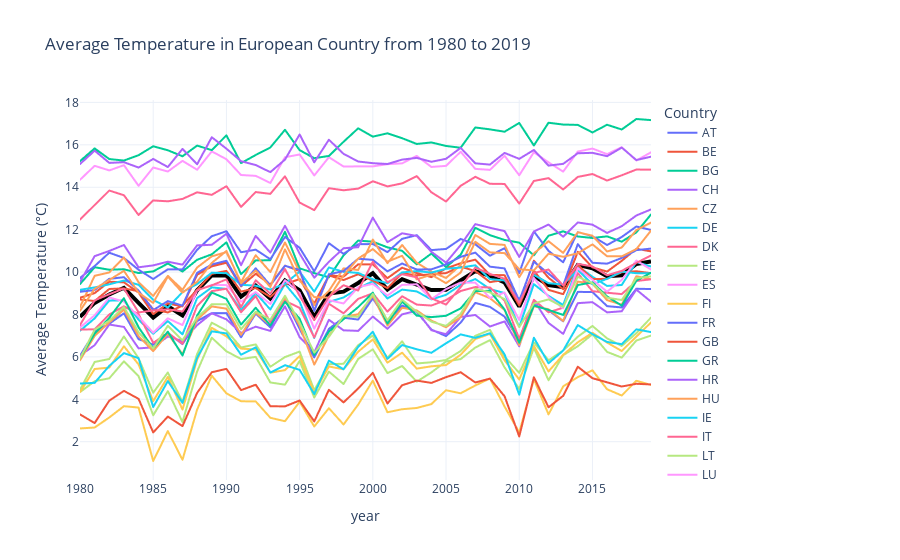

Write notebook code for a chart like this one.
### Markdown cell above
#### <u>3.1.1.Data visualization of climate changes in European countries. </u>

To represent climate changes, we have created an interactive graph that allows you to explore the data dynamically. 

On this graph, you can deselect countries by clicking on their names in the legend.
We also have a line indicating the European average temperature (black line).


<details>
<summary><b>Click to toggle code</b></summary>

```python
import plotly.graph_objects as go

# Calculate the average temperature of Europe for each year
data_year['Average Temperature'] = data_year.mean(axis=1)

#Create the interactive fig
fig = px.line(
    data_year,
    x='year',
    y=[
        'AT', 'BE', 'BG', 'CH',
        'CZ', 'DE', 'DK', 'EE',
        'ES', 'FI', 'FR', 'GB',
        'GR', 'HR', 'HU', 'IE',
        'IT', 'LT', 'LU', 'LV',
        'NL', 'NO', 'PL', 'PT',
        'RO', 'SE', 'SI', 'SK'
    ],
    labels={
        'value': 'Average Temperature (°C)',
        'variable': 'Country'
    },
    title='Average Temperature in European Country from 1980 to 2019',
    template='plotly_white')

# Create a separate trace for the average temperature of Europe
trace_europe = go.Scatter(
    x=data_year['year'],
    y=data_year['Average Temperature'],
    mode='lines',
    name='Average Temperature of Europe',
    line=dict(width=4, color='black')
)

# Add the Europe trace to the figure
fig.add_trace(trace_europe)

fig.update_xaxes(dtick=5)  # Set the x-axis tick interval to 10
fig.show()
```

### Code cell
import plotly.graph_objects as go

# Calculate the average temperature of Europe for each year
data_year['Average Temperature'] = data_year.mean(axis=1)

#Create the interactive fig
fig = px.line(
    data_year,
    x='year',
    y=[
        'AT', 'BE', 'BG', 'CH',
        'CZ', 'DE', 'DK', 'EE',
        'ES', 'FI', 'FR', 'GB',
        'GR', 'HR', 'HU', 'IE',
        'IT', 'LT', 'LU', 'LV',
        'NL', 'NO', 'PL', 'PT',
        'RO', 'SE', 'SI', 'SK'
    ],
    labels={
        'value': 'Average Temperature (°C)',
        'variable': 'Country'
    },
    title='Average Temperature in European Country from 1980 to 2019',
    template='plotly_white')

# Create a separate trace for the average temperature of Europe
trace_europe = go.Scatter(
    x=data_year['year'],
    y=data_year['Average Temperature'],
    mode='lines',
    name='Average Temperature of Europe',
    line=dict(width=4, color='black')
)

# Add the Europe trace to the figure
fig.add_trace(trace_europe)

fig.update_xaxes(dtick=5)  # Set the x-axis tick interval to 10
display(fig)

### Figure 1 — Plotly figure (JSON) as saved in the notebook; plotly's stock layout.template omitted (floating-point values rounded to 4 significant figures)
{"data": [{"hovertemplate": "Country=AT<br>year=%{x}<br>Average Temperature (°C)=%{y}<extra></extra>", "legendgroup": "AT", "line": {"color": "#636efa", "dash": "solid"}, "marker": {"symbol": "circle"}, "mode": "lines", "name": "AT", "showlegend": true, "type": "scattergl", "x": ["1980", "1981", "1982", "1983", "1984", "1985", "1986", "1987", "1988", "1989", "1990", "1991", "1992", "1993", "1994", "1995", "1996", "1997", "1998", "1999", "2000", "2001", "2002", "2003", "2004", "2005", "2006", "2007", "2008", "2009", "2010", "2011", "2012", "2013", "2014", "2015", "2016", "2017", "2018", "2019"], "xaxis": "x", "y": [6.049, 7.192, 7.567, 8.054, 6.836, 6.577, 7.121, 6.6, 7.689, 8.067, 8.067, 6.926, 8.043, 7.39, 8.698, 7.331, 5.976, 7.322, 7.847, 7.76, 8.764, 7.675, 8.421, 8.114, 7.29, 6.979, 7.615, 8.546, 8.358, 7.898, 6.763, 8.456, 8.202, 7.677, 9.066, 9.057, 8.392, 8.332, 9.213, 9.199], "yaxis": "y"}, {"hovertemplate": "Country=BE<br>year=%{x}<br>Average Temperature (°C)=%{y}<extra></extra>", "legendgroup": "BE", "line": {"color": "#EF553B", "dash": "solid"}, "marker": {"symbol": "circle"}, "mode": "lines", "name": "BE", "showlegend": true, "type": "scattergl", "x": ["1980", "1981", "1982", "1983", "1984", "1985", "1986", "1987", "1988", "1989", "1990", "1991", "1992", "1993", "1994", "1995", "1996", "1997", "1998", "1999", "2000", "2001", "2002", "2003", "2004", "2005", "2006", "2007", "2008", "2009", "2010", "2011", "2012", "2013", "2014", "2015", "2016", "2017", "2018", "2019"], "xaxis": "x", "y": [8.791, 9.009, 9.544, 9.515, 9.033, 8.016, 8.517, 8.383, 9.87, 10.27, 10.44, 9.324, 9.919, 9.411, 10.3, 10.05, 8.19, 9.854, 9.785, 10.37, 10.37, 9.714, 10.21, 9.952, 9.763, 10.17, 10.42, 10.58, 9.867, 9.853, 8.585, 10.54, 9.732, 9.191, 10.96, 10.22, 10.02, 10.53, 11.1, 10.98], "yaxis": "y"}, {"hovertemplate": "Country=BG<br>year=%{x}<br>Average Temperature (°C)=%{y}<extra></extra>", "legendgroup": "BG", "line": {"color": "#00cc96", "dash": "solid"}, "marker": {"symbol": "circle"}, "mode": "lines", "name": "BG", "showlegend": true, "type": "scattergl", "x": ["1980", "1981", "1982", "1983", "1984", "1985", "1986", "1987", "1988", "1989", "1990", "1991", "1992", "1993", "1994", "1995", "1996", "1997", "1998", "1999", "2000", "2001", "2002", "2003", "2004", "2005", "2006", "2007", "2008", "2009", "2010", "2011", "2012", "2013", "2014", "2015", "2016", "2017", "2018", "2019"], "xaxis": "x", "y": [9.433, 10.23, 10.11, 10.13, 9.953, 10.03, 10.4, 10.03, 10.58, 10.84, 11.4, 9.901, 10.55, 10.56, 11.9, 10.17, 9.952, 9.751, 10.79, 11.48, 11.43, 11.17, 11.0, 10.36, 10.87, 10.23, 10.82, 12.08, 11.74, 11.52, 11.39, 10.79, 11.71, 11.92, 11.68, 11.61, 11.68, 11.43, 11.87, 12.72], "yaxis": "y"}, {"hovertemplate": "Country=CH<br>year=%{x}<br>Average Temperature (°C)=%{y}<extra></extra>", "legendgroup": "CH", "line": {"color": "#ab63fa", "dash": "solid"}, "marker": {"symbol": "circle"}, "mode": "lines", "name": "CH", "showlegend": true, "type": "scattergl", "x": ["1980", "1981", "1982", "1983", "1984", "1985", "1986", "1987", "1988", "1989", "1990", "1991", "1992", "1993", "1994", "1995", "1996", "1997", "1998", "1999", "2000", "2001", "2002", "2003", "2004", "2005", "2006", "2007", "2008", "2009", "2010", "2011", "2012", "2013", "2014", "2015", "2016", "2017", "2018", "2019"], "xaxis": "x", "y": [6.06, 6.552, 7.526, 7.411, 6.402, 6.449, 6.964, 6.749, 7.498, 8.054, 7.77, 7.134, 7.424, 7.226, 8.387, 6.934, 6.207, 7.75, 7.253, 7.227, 7.903, 7.323, 8.007, 8.174, 7.257, 7.068, 7.883, 7.977, 7.434, 7.672, 6.498, 8.672, 7.6, 7.086, 8.534, 8.581, 8.099, 8.153, 9.172, 8.602], "yaxis": "y"}, {"hovertemplate": "Country=CZ<br>year=%{x}<br>Average Temperature (°C)=%{y}<extra></extra>", "legendgroup": "CZ", "line": {"color": "#FFA15A", "dash": "solid"}, "marker": {"symbol": "circle"}, "mode": "lines", "name": "CZ", "showlegend": true, "type": "scattergl", "x": ["1980", "1981", "1982", "1983", "1984", "1985", "1986", "1987", "1988", "1989", "1990", "1991", "1992", "1993", "1994", "1995", "1996", "1997", "1998", "1999", "2000", "2001", "2002", "2003", "2004", "2005", "2006", "2007", "2008", "2009", "2010", "2011", "2012", "2013", "2014", "2015", "2016", "2017", "2018", "2019"], "xaxis": "x", "y": [5.839, 6.988, 7.627, 8.226, 6.975, 6.271, 7.093, 6.126, 7.766, 8.38, 8.276, 7.04, 8.089, 7.494, 8.75, 7.47, 5.638, 7.003, 7.885, 8.012, 8.882, 7.479, 8.317, 8.193, 7.714, 7.399, 7.876, 9.05, 8.77, 8.213, 6.546, 8.385, 8.248, 7.695, 9.551, 9.455, 8.678, 8.464, 9.805, 9.663], "yaxis": "y"}, {"hovertemplate": "Country=DE<br>year=%{x}<br>Average Temperature (°C)=%{y}<extra></extra>", "legendgroup": "DE", "line": {"color": "#19d3f3", "dash": "solid"}, "marker": {"symbol": "circle"}, "mode": "lines", "name": "DE", "showlegend": true, "type": "scattergl", "x": ["1980", "1981", "1982", "1983", "1984", "1985", "1986", "1987", "1988", "1989", "1990", "1991", "1992", "1993", "1994", "1995", "1996", "1997", "1998", "1999", "2000", "2001", "2002", "2003", "2004", "2005", "2006", "2007", "2008", "2009", "2010", "2011", "2012", "2013", "2014", "2015", "2016", "2017", "2018", "2019"], "xaxis": "x", "y": [7.232, 7.816, 8.655, 8.667, 7.752, 7.092, 7.686, 7.064, 8.772, 9.279, 9.204, 8.207, 9.017, 8.234, 9.439, 8.609, 6.891, 8.594, 8.801, 9.23, 9.569, 8.753, 9.173, 9.089, 8.71, 8.926, 9.394, 9.67, 9.197, 9.01, 7.406, 9.431, 8.879, 8.448, 10.28, 9.781, 9.347, 9.391, 10.47, 10.26], "yaxis": "y"}, {"hovertemplate": "Country=DK<br>year=%{x}<br>Average Temperature (°C)=%{y}<extra></extra>", "legendgroup": "DK", "line": {"color": "#FF6692", "dash": "solid"}, "marker": {"symbol": "circle"}, "mode": "lines", "name": "DK", "showlegend": true, "type": "scattergl", "x": ["1980", "1981", "1982", "1983", "1984", "1985", "1986", "1987", "1988", "1989", "1990", "1991", "1992", "1993", "1994", "1995", "1996", "1997", "1998", "1999", "2000", "2001", "2002", "2003", "2004", "2005", "2006", "2007", "2008", "2009", "2010", "2011", "2012", "2013", "2014", "2015", "2016", "2017", "2018", "2019"], "xaxis": "x", "y": [7.288, 7.301, 8.001, 8.385, 8.014, 6.656, 7.141, 6.619, 8.404, 9.1, 9.215, 8.104, 8.868, 7.636, 8.646, 8.308, 6.917, 8.508, 8.057, 8.736, 9.0, 8.133, 8.861, 8.465, 8.422, 8.679, 9.107, 9.294, 9.273, 8.657, 6.848, 8.691, 8.103, 8.321, 9.948, 9.099, 9.026, 8.961, 9.578, 9.659], "yaxis": "y"}, {"hovertemplate": "Country=EE<br>year=%{x}<br>Average Temperature (°C)=%{y}<extra></extra>", "legendgroup": "EE", "line": {"color": "#B6E880", "dash": "solid"}, "marker": {"symbol": "circle"}, "mode": "lines", "name": "EE", "showlegend": true, "type": "scattergl", "x": ["1980", "1981", "1982", "1983", "1984", "1985", "1986", "1987", "1988", "1989", "1990", "1991", "1992", "1993", "1994", "1995", "1996", "1997", "1998", "1999", "2000", "2001", "2002", "2003", "2004", "2005", "2006", "2007", "2008", "2009", "2010", "2011", "2012", "2013", "2014", "2015", "2016", "2017", "2018", "2019"], "xaxis": "x", "y": [4.339, 4.853, 4.991, 5.792, 5.091, 3.247, 4.383, 2.928, 5.311, 6.904, 6.266, 5.9, 6.001, 4.794, 4.69, 5.809, 4.083, 5.307, 4.72, 5.903, 6.358, 5.235, 5.568, 4.832, 5.27, 5.784, 5.896, 6.442, 6.791, 5.504, 4.489, 6.427, 4.898, 6.079, 6.503, 7.068, 6.236, 5.966, 6.773, 7.006], "yaxis": "y"}, {"hovertemplate": "Country=ES<br>year=%{x}<br>Average Temperature (°C)=%{y}<extra></extra>", "legendgroup": "ES", "line": {"color": "#FF97FF", "dash": "solid"}, "marker": {"symbol": "circle"}, "mode": "lines", "name": "ES", "showlegend": true, "type": "scattergl", "x": ["1980", "1981", "1982", "1983", "1984", "1985", "1986", "1987", "1988", "1989", "1990", "1991", "1992", "1993", "1994", "1995", "1996", "1997", "1998", "1999", "2000", "2001", "2002", "2003", "2004", "2005", "2006", "2007", "2008", "2009", "2010", "2011", "2012", "2013", "2014", "2015", "2016", "2017", "2018", "2019"], "xaxis": "x", "y": [14.35, 15.01, 14.79, 15.04, 14.07, 14.93, 14.74, 15.24, 14.83, 15.69, 15.32, 14.58, 14.54, 14.2, 15.42, 15.55, 14.56, 15.42, 14.98, 14.98, 14.98, 15.09, 15.13, 15.48, 14.96, 15.01, 15.67, 14.87, 14.82, 15.48, 14.57, 15.65, 15.18, 14.74, 15.68, 15.82, 15.56, 15.89, 15.26, 15.65], "yaxis": "y"}, {"hovertemplate": "Country=FI<br>year=%{x}<br>Average Temperature (°C)=%{y}<extra></extra>", "legendgroup": "FI", "line": {"color": "#FECB52", "dash": "solid"}, "marker": {"symbol": "circle"}, "mode": "lines", "name": "FI", "showlegend": true, "type": "scattergl", "x": ["1980", "1981", "1982", "1983", "1984", "1985", "1986", "1987", "1988", "1989", "1990", "1991", "1992", "1993", "1994", "1995", "1996", "1997", "1998", "1999", "2000", "2001", "2002", "2003", "2004", "2005", "2006", "2007", "2008", "2009", "2010", "2011", "2012", "2013", "2014", "2015", "2016", "2017", "2018", "2019"], "xaxis": "x", "y": [2.626, 2.669, 3.144, 3.676, 3.61, 1.09, 2.5, 1.148, 3.517, 5.111, 4.28, 3.907, 3.902, 3.128, 2.966, 3.882, 2.718, 3.58, 2.812, 3.753, 4.878, 3.389, 3.532, 3.591, 3.774, 4.428, 4.283, 4.654, 4.982, 3.656, 2.435, 4.942, 3.289, 4.609, 5.046, 5.368, 4.474, 4.178, 4.875, 4.677], "yaxis": "y"}, {"hovertemplate": "Country=FR<br>year=%{x}<br>Average Temperature (°C)=%{y}<extra></extra>", "legendgroup": "FR", "line": {"color": "#636efa", "dash": "solid"}, "marker": {"symbol": "circle"}, "mode": "lines", "name": "FR", "showlegend": true, "type": "scattergl", "x": ["1980", "1981", "1982", "1983", "1984", "1985", "1986", "1987", "1988", "1989", "1990", "1991", "1992", "1993", "1994", "1995", "1996", "1997", "1998", "1999", "2000", "2001", "2002", "2003", "2004", "2005", "2006", "2007", "2008", "2009", "2010", "2011", "2012", "2013", "2014", "2015", "2016", "2017", "2018", "2019"], "xaxis": "x", "y": [9.72, 10.28, 10.91, 10.67, 10.11, 9.674, 10.13, 10.13, 11.05, 11.69, 11.93, 10.94, 11.06, 10.61, 11.65, 11.15, 10.03, 11.36, 10.86, 11.31, 11.32, 10.94, 11.57, 11.74, 11.04, 11.09, 11.56, 11.31, 10.77, 11.13, 9.953, 11.92, 11.0, 10.46, 11.89, 11.69, 11.28, 11.65, 12.15, 11.99], "yaxis": "y"}, {"hovertemplate": "Country=GB<br>year=%{x}<br>Average Temperature (°C)=%{y}<extra></extra>", "legendgroup": "GB", "line": {"color": "#EF553B", "dash": "solid"}, "marker": {"symbol": "circle"}, "mode": "lines", "name": "GB", "showlegend": true, "type": "scattergl", "x": ["1980", "1981", "1982", "1983", "1984", "1985", "1986", "1987", "1988", "1989", "1990", "1991", "1992", "1993", "1994", "1995", "1996", "1997", "1998", "1999", "2000", "2001", "2002", "2003", "2004", "2005", "2006", "2007", "2008", "2009", "2010", "2011", "2012", "2013", "2014", "2015", "2016", "2017", "2018", "2019"], "xaxis": "x", "y": [8.71, 8.634, 9.202, 9.229, 9.095, 8.246, 8.096, 8.421, 9.167, 9.915, 10.06, 9.075, 9.248, 8.828, 9.43, 9.67, 8.519, 9.844, 9.622, 9.897, 9.6, 9.24, 9.946, 9.844, 9.892, 9.952, 10.25, 10.05, 9.526, 9.631, 8.424, 10.07, 9.162, 8.957, 10.34, 9.672, 9.679, 9.993, 10.04, 9.947], "yaxis": "y"}, {"hovertemplate": "Country=GR<br>year=%{x}<br>Average Temperature (°C)=%{y}<extra></extra>", "legendgroup": "GR", "line": {"color": "#00cc96", "dash": "solid"}, "marker": {"symbol": "circle"}, "mode": "lines", "name": "GR", "showlegend": true, "type": "scattergl", "x": ["1980", "1981", "1982", "1983", "1984", "1985", "1986", "1987", "1988", "1989", "1990", "1991", "1992", "1993", "1994", "1995", "1996", "1997", "1998", "1999", "2000", "2001", "2002", "2003", "2004", "2005", "2006", "2007", "2008", "2009", "2010", "2011", "2012", "2013", "2014", "2015", "2016", "2017", "2018", "2019"], "xaxis": "x", "y": [15.23, 15.83, 15.33, 15.26, 15.51, 15.93, 15.74, 15.46, 15.96, 15.75, 16.45, 15.14, 15.52, 15.88, 16.71, 15.75, 15.37, 15.48, 16.14, 16.78, 16.39, 16.54, 16.31, 16.04, 16.11, 15.95, 15.86, 16.82, 16.73, 16.62, 17.03, 15.97, 17.04, 16.96, 16.94, 16.58, 16.95, 16.72, 17.22, 17.17], "yaxis": "y"}, {"hovertemplate": "Country=HR<br>year=%{x}<br>Average Temperature (°C)=%{y}<extra></extra>", "legendgroup": "HR", "line": {"color": "#ab63fa", "dash": "solid"}, "marker": {"symbol": "circle"}, "mode": "lines", "name": "HR", "showlegend": true, "type": "scattergl", "x": ["1980", "1981", "1982", "1983", "1984", "1985", "1986", "1987", "1988", "1989", "1990", "1991", "1992", "1993", "1994", "1995", "1996", "1997", "1998", "1999", "2000", "2001", "2002", "2003", "2004", "2005", "2006", "2007", "2008", "2009", "2010", "2011", "2012", "2013", "2014", "2015", "2016", "2017", "2018", "2019"], "xaxis": "x", "y": [9.538, 10.75, 11.0, 11.28, 10.23, 10.31, 10.49, 10.35, 11.26, 11.29, 11.81, 10.32, 11.71, 10.92, 12.18, 10.87, 9.734, 10.48, 11.12, 11.17, 12.57, 11.41, 11.83, 11.7, 10.96, 10.44, 11.28, 12.26, 12.09, 11.93, 10.71, 11.91, 12.24, 11.67, 12.34, 12.24, 11.85, 12.16, 12.67, 12.95], "yaxis": "y"}, {"hovertemplate": "Country=HU<br>year=%{x}<br>Average Temperature (°C)=%{y}<extra></extra>", "legendgroup": "HU", "line": {"color": "#FFA15A", "dash": "solid"}, "marker": {"symbol": "circle"}, "mode": "lines", "name": "HU", "showlegend": true, "type": "scattergl", "x": ["1980", "1981", "1982", "1983", "1984", "1985", "1986", "1987", "1988", "1989", "1990", "1991", "1992", "1993", "1994", "1995", "1996", "1997", "1998", "1999", "2000", "2001", "2002", "2003", "2004", "2005", "2006", "2007", "2008", "2009", "2010", "2011", "2012", "2013", "2014", "2015", "2016", "2017", "2018", "2019"], "xaxis": "x", "y": [8.351, 9.823, 9.981, 10.69, 9.518, 8.875, 9.822, 9.162, 10.22, 10.74, 10.94, 9.526, 10.79, 10.0, 11.4, 10.0, 8.444, 9.113, 10.18, 10.1, 11.53, 10.42, 11.28, 10.44, 10.02, 9.723, 10.33, 11.75, 11.33, 11.28, 9.758, 10.88, 11.46, 10.9, 11.88, 11.71, 10.97, 11.16, 11.98, 12.33], "yaxis": "y"}, {"hovertemplate": "Country=IE<br>year=%{x}<br>Average Temperature (°C)=%{y}<extra></extra>", "legendgroup": "IE", "line": {"color": "#19d3f3", "dash": "solid"}, "marker": {"symbol": "circle"}, "mode": "lines", "name": "IE", "showlegend": true, "type": "scattergl", "x": ["1980", "1981", "1982", "1983", "1984", "1985", "1986", "1987", "1988", "1989", "1990", "1991", "1992", "1993", "1994", "1995", "1996", "1997", "1998", "1999", "2000", "2001", "2002", "2003", "2004", "2005", "2006", "2007", "2008", "2009", "2010", "2011", "2012", "2013", "2014", "2015", "2016", "2017", "2018", "2019"], "xaxis": "x", "y": [9.161, 9.276, 9.423, 9.601, 9.4, 8.689, 8.325, 9.054, 9.434, 9.969, 9.947, 9.402, 9.358, 9.174, 9.448, 10.02, 9.076, 10.22, 10.01, 9.959, 9.661, 9.473, 9.982, 10.05, 9.977, 10.15, 10.21, 10.32, 9.669, 9.605, 8.716, 9.866, 9.475, 9.41, 10.1, 9.421, 9.683, 10.02, 9.947, 9.941], "yaxis": "y"}, {"hovertemplate": "Country=IT<br>year=%{x}<br>Average Temperature (°C)=%{y}<extra></extra>", "legendgroup": "IT", "line": {"color": "#FF6692", "dash": "solid"}, "marker": {"symbol": "circle"}, "mode": "lines", "name": "IT", "showlegend": true, "type": "scattergl", "x": ["1980", "1981", "1982", "1983", "1984", "1985", "1986", "1987", "1988", "1989", "1990", "1991", "1992", "1993", "1994", "1995", "1996", "1997", "1998", "1999", "2000", "2001", "2002", "2003", "2004", "2005", "2006", "2007", "2008", "2009", "2010", "2011", "2012", "2013", "2014", "2015", "2016", "2017", "2018", "2019"], "xaxis": "x", "y": [12.48, 13.16, 13.85, 13.62, 12.69, 13.38, 13.34, 13.45, 13.76, 13.64, 14.05, 13.07, 13.77, 13.69, 14.52, 13.28, 12.92, 13.95, 13.86, 13.94, 14.28, 14.04, 14.18, 14.52, 13.76, 13.33, 14.07, 14.49, 14.16, 14.15, 13.23, 14.3, 14.43, 13.89, 14.49, 14.62, 14.32, 14.56, 14.84, 14.83], "yaxis": "y"}, {"hovertemplate": "Country=LT<br>year=%{x}<br>Average Temperature (°C)=%{y}<extra></extra>", "legendgroup": "LT", "line": {"color": "#B6E880", "dash": "solid"}, "marker": {"symbol": "circle"}, "mode": "lines", "name": "LT", "showlegend": true, "type": "scattergl", "x": ["1980", "1981", "1982", "1983", "1984", "1985", "1986", "1987", "1988", "1989", "1990", "1991", "1992", "1993", "1994", "1995", "1996", "1997", "1998", "1999", "2000", "2001", "2002", "2003", "2004", "2005", "2006", "2007", "2008", "2009", "2010", "2011", "2012", "2013", "2014", "2015", "2016", "2017", "2018", "2019"], "xaxis": "x", "y": [4.443, 5.761, 5.9, 6.967, 5.936, 4.309, 5.265, 3.871, 6.137, 7.616, 7.243, 6.444, 6.589, 5.535, 5.992, 6.251, 4.427, 5.655, 5.677, 6.553, 7.007, 5.953, 6.734, 5.69, 5.746, 5.854, 6.278, 6.992, 7.276, 6.018, 5.245, 6.684, 5.839, 6.302, 6.951, 7.46, 6.874, 6.517, 7.121, 7.852], "yaxis": "y"}, {"hovertemplate": "Country=LU<br>year=%{x}<br>Average Temperature (°C)=%{y}<extra></extra>", "legendgroup": "LU", "line": {"color": "#FF97FF", "dash": "solid"}, "marker": {"symbol": "circle"}, "mode": "lines", "name": "LU", "showlegend": true, "type": "scattergl", "x": ["1980", "1981", "1982", "1983", "1984", "1985", "1986", "1987", "1988", "1989", "1990", "1991", "1992", "1993", "1994", "1995", "1996", "1997", "1998", "1999", "2000", "2001", "2002", "2003", "2004", "2005", "2006", "2007", "2008", "2009", "2010", "2011", "2012", "2013", "2014", "2015", "2016", "2017", "2018", "2019"], "xaxis": "x", "y": [7.387, 7.96, 8.802, 8.61, 7.903, 7.14, 7.819, 7.5, 9.131, 9.395, 9.387, 8.596, 9.055, 8.491, 9.619, 9.019, 7.33, 8.673, 8.521, 9.287, 9.445, 8.892, 9.396, 9.425, 8.722, 9.198, 9.506, 9.502, 8.781, 9.035, 7.744, 9.725, 8.829, 8.288, 10.19, 9.638, 9.075, 9.632, 10.54, 10.12], "yaxis": "y"}, {"hovertemplate": "Country=LV<br>year=%{x}<br>Average Temperature (°C)=%{y}<extra></extra>", "legendgroup": "LV", "line": {"color": "#FECB52", "dash": "solid"}, "marker": {"symbol": "circle"}, "mode": "lines", "name": "LV", "showlegend": true, "type": "scattergl", "x": ["1980", "1981", "1982", "1983", "1984", "1985", "1986", "1987", "1988", "1989", "1990", "1991", "1992", "1993", "1994", "1995", "1996", "1997", "1998", "1999", "2000", "2001", "2002", "2003", "2004", "2005", "2006", "2007", "2008", "2009", "2010", "2011", "2012", "2013", "2014", "2015", "2016", "2017", "2018", "2019"], "xaxis": "x", "y": [4.341, 5.428, 5.498, 6.499, 5.647, 3.912, 5.06, 3.516, 5.87, 7.372, 6.967, 6.389, 6.351, 5.254, 5.376, 6.036, 4.307, 5.548, 5.415, 6.246, 6.824, 5.726, 6.198, 5.447, 5.556, 5.616, 6.105, 6.844, 7.084, 5.837, 4.934, 6.519, 5.314, 6.097, 6.688, 7.137, 6.675, 6.278, 6.96, 7.624], "yaxis": "y"}, {"hovertemplate": "Country=NL<br>year=%{x}<br>Average Temperature (°C)=%{y}<extra></extra>", "legendgroup": "NL", "line": {"color": "#636efa", "dash": "solid"}, "marker": {"symbol": "circle"}, "mode": "lines", "name": "NL", "showlegend": true, "type": "scattergl", "x": ["1980", "1981", "1982", "1983", "1984", "1985", "1986", "1987", "1988", "1989", "1990", "1991", "1992", "1993", "1994", "1995", "1996", "1997", "1998", "1999", "2000", "2001", "2002", "2003", "2004", "2005", "2006", "2007", "2008", "2009", "2010", "2011", "2012", "2013", "2014", "2015", "2016", "2017", "2018", "2019"], "xaxis": "x", "y": [9.069, 9.153, 9.68, 9.758, 9.124, 8.208, 8.632, 8.416, 9.962, 10.36, 10.53, 9.348, 10.18, 9.375, 10.29, 10.1, 8.169, 9.894, 10.05, 10.63, 10.58, 10.03, 10.4, 10.12, 10.13, 10.36, 10.72, 10.92, 10.26, 10.17, 8.652, 10.49, 9.926, 9.368, 11.32, 10.44, 10.4, 10.66, 11.03, 11.11], "yaxis": "y"}, {"hovertemplate": "Country=NO<br>year=%{x}<br>Average Temperature (°C)=%{y}<extra></extra>", "legendgroup": "NO", "line": {"color": "#EF553B", "dash": "solid"}, "marker": {"symbol": "circle"}, "mode": "lines", "name": "NO", "showlegend": true, "type": "scattergl", "x": ["1980", "1981", "1982", "1983", "1984", "1985", "1986", "1987", "1988", "1989", "1990", "1991", "1992", "1993", "1994", "1995", "1996", "1997", "1998", "1999", "2000", "2001", "2002", "2003", "2004", "2005", "2006", "2007", "2008", "2009", "2010", "2011", "2012", "2013", "2014", "2015", "2016", "2017", "2018", "2019"], "xaxis": "x", "y": [3.287, 2.88, 3.936, 4.399, 4.022, 2.438, 3.185, 2.735, 4.303, 5.276, 5.436, 4.432, 4.687, 3.673, 3.666, 3.943, 2.956, 4.449, 3.854, 4.511, 5.249, 3.799, 4.664, 4.881, 4.774, 5.044, 5.276, 4.793, 4.977, 4.142, 2.249, 5.039, 3.623, 4.164, 5.538, 4.995, 4.801, 4.603, 4.732, 4.701], "yaxis": "y"}, {"hovertemplate": "Country=PL<br>year=%{x}<br>Average Temperature (°C)=%{y}<extra></extra>", "legendgroup": "PL", "line": {"color": "#00cc96", "dash": "solid"}, "marker": {"symbol": "circle"}, "mode": "lines", "name": "PL", "showlegend": true, "type": "scattergl", "x": ["1980", "1981", "1982", "1983", "1984", "1985", "1986", "1987", "1988", "1989", "1990", "1991", "1992", "1993", "1994", "1995", "1996", "1997", "1998", "1999", "2000", "2001", "2002", "2003", "2004", "2005", "2006", "2007", "2008", "2009", "2010", "2011", "2012", "2013", "2014", "2015", "2016", "2017", "2018", "2019"], "xaxis": "x", "y": [5.94, 7.094, 7.84, 8.768, 7.396, 6.401, 7.189, 6.064, 7.948, 9.036, 8.736, 7.526, 8.318, 7.484, 8.598, 7.8, 6.093, 7.193, 7.778, 8.348, 9.03, 7.572, 8.61, 7.947, 7.876, 7.938, 8.287, 9.102, 9.114, 8.234, 6.668, 8.424, 8.215, 7.977, 9.388, 9.515, 8.851, 8.415, 9.591, 9.972], "yaxis": "y"}, {"hovertemplate": "Country=PT<br>year=%{x}<br>Average Temperature (°C)=%{y}<extra></extra>", "legendgroup": "PT", "line": {"color": "#ab63fa", "dash": "solid"}, "marker": {"symbol": "circle"}, "mode": "lines", "name": "PT", "showlegend": true, "type": "scattergl", "x": ["1980", "1981", "1982", "1983", "1984", "1985", "1986", "1987", "1988", "1989", "1990", "1991", "1992", "1993", "1994", "1995", "1996", "1997", "1998", "1999", "2000", "2001", "2002", "2003", "2004", "2005", "2006", "2007", "2008", "2009", "2010", "2011", "2012", "2013", "2014", "2015", "2016", "2017", "2018", "2019"], "xaxis": "x", "y": [15.1, 15.73, 15.15, 15.18, 14.93, 15.33, 14.95, 15.81, 15.08, 16.36, 15.82, 15.23, 15.05, 14.71, 15.3, 16.49, 15.18, 16.24, 15.58, 15.21, 15.13, 15.1, 15.3, 15.39, 15.2, 15.34, 15.86, 15.13, 15.07, 15.62, 15.34, 15.76, 15.02, 15.1, 15.6, 15.62, 15.46, 15.87, 15.28, 15.44], "yaxis": "y"}, {"hovertemplate": "Country=RO<br>year=%{x}<br>Average Temperature (°C)=%{y}<extra></extra>", "legendgroup": "RO", "line": {"color": "#FFA15A", "dash": "solid"}, "marker": {"symbol": "circle"}, "mode": "lines", "name": "RO", "showlegend": true, "type": "scattergl", "x": ["1980", "1981", "1982", "1983", "1984", "1985", "1986", "1987", "1988", "1989", "1990", "1991", "1992", "1993", "1994", "1995", "1996", "1997", "1998", "1999", "2000", "2001", "2002", "2003", "2004", "2005", "2006", "2007", "2008", "2009", "2010", "2011", "2012", "2013", "2014", "2015", "2016", "2017", "2018", "2019"], "xaxis": "x", "y": [8.171, 9.209, 9.629, 10.06, 9.024, 8.545, 9.789, 9.027, 9.543, 10.43, 11.0, 9.471, 10.07, 9.297, 11.07, 9.598, 8.82, 8.795, 9.848, 10.64, 11.08, 10.49, 10.77, 9.656, 9.879, 9.476, 9.975, 11.43, 10.93, 10.89, 10.14, 10.08, 10.87, 10.72, 10.88, 11.31, 10.75, 10.74, 11.08, 11.96], "yaxis": "y"}, {"hovertemplate": "Country=SE<br>year=%{x}<br>Average Temperature (°C)=%{y}<extra></extra>", "legendgroup": "SE", "line": {"color": "#19d3f3", "dash": "solid"}, "marker": {"symbol": "circle"}, "mode": "lines", "name": "SE", "showlegend": true, "type": "scattergl", "x": ["1980", "1981", "1982", "1983", "1984", "1985", "1986", "1987", "1988", "1989", "1990", "1991", "1992", "1993", "1994", "1995", "1996", "1997", "1998", "1999", "2000", "2001", "2002", "2003", "2004", "2005", "2006", "2007", "2008", "2009", "2010", "2011", "2012", "2013", "2014", "2015", "2016", "2017", "2018", "2019"], "xaxis": "x", "y": [4.742, 4.775, 5.578, 6.178, 5.938, 3.635, 4.858, 3.831, 5.959, 7.205, 7.108, 6.1, 6.452, 5.263, 5.608, 5.388, 4.243, 5.825, 5.413, 6.474, 7.184, 5.907, 6.557, 6.359, 6.194, 6.641, 7.059, 6.899, 7.117, 6.116, 4.217, 6.903, 5.698, 6.299, 7.5, 7.073, 6.705, 6.601, 7.3, 7.17], "yaxis": "y"}, {"hovertemplate": "Country=SI<br>year=%{x}<br>Average Temperature (°C)=%{y}<extra></extra>", "legendgroup": "SI", "line": {"color": "#FF6692", "dash": "solid"}, "marker": {"symbol": "circle"}, "mode": "lines", "name": "SI", "showlegend": true, "type": "scattergl", "x": ["1980", "1981", "1982", "1983", "1984", "1985", "1986", "1987", "1988", "1989", "1990", "1991", "1992", "1993", "1994", "1995", "1996", "1997", "1998", "1999", "2000", "2001", "2002", "2003", "2004", "2005", "2006", "2007", "2008", "2009", "2010", "2011", "2012", "2013", "2014", "2015", "2016", "2017", "2018", "2019"], "xaxis": "x", "y": [7.502, 8.664, 8.955, 9.229, 8.099, 8.189, 8.246, 8.14, 9.149, 9.372, 9.655, 8.35, 9.614, 8.98, 10.14, 8.873, 7.736, 8.835, 9.379, 9.129, 10.49, 9.514, 9.897, 9.755, 8.762, 8.466, 9.288, 10.21, 9.914, 9.684, 8.553, 9.958, 10.12, 9.364, 10.38, 10.26, 9.849, 10.06, 10.43, 10.78], "yaxis": "y"}, {"hovertemplate": "Country=SK<br>year=%{x}<br>Average Temperature (°C)=%{y}<extra></extra>", "legendgroup": "SK", "line": {"color": "#B6E880", "dash": "solid"}, "marker": {"symbol": "circle"}, "mode": "lines", "name": "SK", "showlegend": true, "type": "scattergl", "x": ["1980", "1981", "1982", "1983", "1984", "1985", "1986", "1987", "1988", "1989", "1990", "1991", "1992", "1993", "1994", "1995", "1996", "1997", "1998", "1999", "2000", "2001", "2002", "2003", "2004", "2005", "2006", "2007", "2008", "2009", "2010", "2011", "2012", "2013", "2014", "2015", "2016", "2017", "2018", "2019"], "xaxis": "x", "y": [5.928, 7.279, 7.708, 8.35, 7.159, 6.394, 7.47, 6.78, 7.86, 8.481, 8.486, 7.305, 8.131, 7.752, 8.882, 7.618, 6.201, 6.947, 7.929, 7.89, 8.971, 7.721, 8.696, 8.13, 7.66, 7.463, 8.033, 9.213, 9.041, 8.73, 7.404, 8.524, 8.71, 8.359, 9.777, 9.472, 8.794, 8.681, 9.71, 9.798], "yaxis": "y"}, {"line": {"color": "black", "width": 4}, "mode": "lines", "name": "Average Temperature of Europe", "type": "scatter", "x": ["1980", "1981", "1982", "1983", "1984", "1985", "1986", "1987", "1988", "1989", "1990", "1991", "1992", "1993", "1994", "1995", "1996", "1997", "1998", "1999", "2000", "2001", "2002", "2003", "2004", "2005", "2006", "2007", "2008", "2009", "2010", "2011", "2012", "2013", "2014", "2015", "2016", "2017", "2018", "2019"], "y": [7.897, 8.547, 8.94, 9.258, 8.552, 7.856, 8.391, 7.95, 9.144, 9.843, 9.849, 8.846, 9.368, 8.749, 9.61, 9.142, 7.882, 8.985, 9.077, 9.483, 9.946, 9.169, 9.662, 9.407, 9.153, 9.168, 9.604, 10.04, 9.824, 9.511, 8.375, 9.821, 9.386, 9.288, 10.34, 10.18, 9.803, 9.844, 10.38, 10.5]}], "layout": {"legend": {"title": {"text": "Country"}, "tracegroupgap": 0}, "title": {"text": "Average Temperature in European Country from 1980 to 2019"}, "xaxis": {"anchor": "y", "domain": [0, 1], "dtick": 5, "title": {"text": "year"}}, "yaxis": {"anchor": "x", "domain": [0, 1], "title": {"text": "Average Temperature (°C)"}}}}
